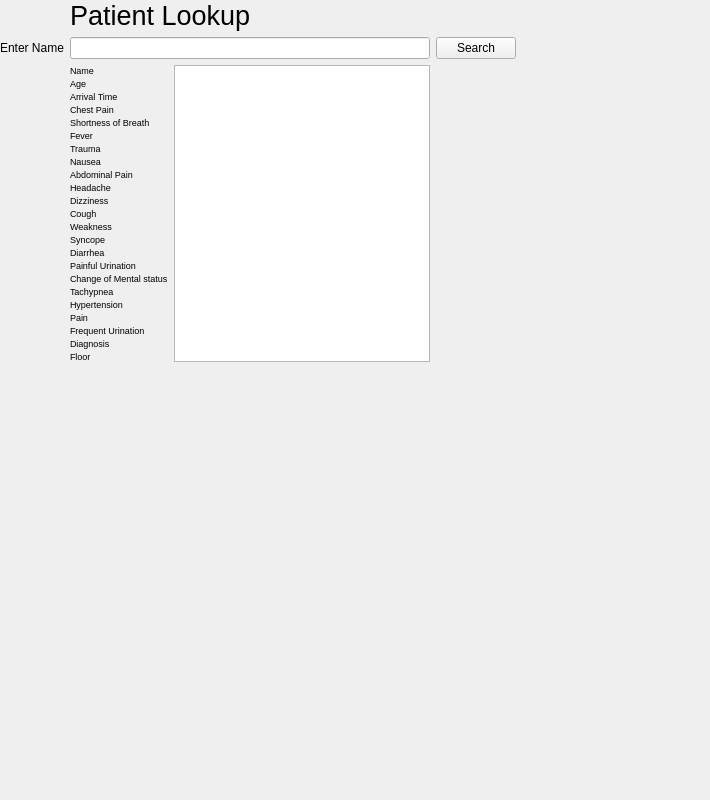
<?xml version="1.0" encoding="UTF-8"?>
<ui version="4.0">
 <class>Form</class>
 <widget class="QWidget" name="Form">
  <property name="geometry">
   <rect>
    <x>0</x>
    <y>0</y>
    <width>710</width>
    <height>800</height>
   </rect>
  </property>
  <property name="minimumSize">
   <size>
    <width>650</width>
    <height>800</height>
   </size>
  </property>
  <property name="windowTitle">
   <string>Form</string>
  </property>
  <widget class="QWidget" name="verticalLayoutWidget_2">
   <property name="geometry">
    <rect>
     <x>0</x>
     <y>0</y>
     <width>491</width>
     <height>631</height>
    </rect>
   </property>
   <layout class="QVBoxLayout" name="verticalLayout_3">
    <property name="sizeConstraint">
     <enum>QLayout::SetFixedSize</enum>
    </property>
    <item>
     <layout class="QGridLayout" name="gridLayout">
      <item row="1" column="0">
       <widget class="QLabel" name="label_2">
        <property name="text">
         <string>Enter Name</string>
        </property>
       </widget>
      </item>
      <item row="2" column="1">
       <layout class="QHBoxLayout" name="horizontalLayout">
        <property name="sizeConstraint">
         <enum>QLayout::SetFixedSize</enum>
        </property>
        <property name="leftMargin">
         <number>0</number>
        </property>
        <item>
         <layout class="QVBoxLayout" name="verticalLayout">
          <property name="spacing">
           <number>2</number>
          </property>
          <property name="sizeConstraint">
           <enum>QLayout::SetFixedSize</enum>
          </property>
          <item>
           <widget class="QLabel" name="label_5">
            <property name="font">
             <font>
              <pointsize>7</pointsize>
             </font>
            </property>
            <property name="text">
             <string>Name</string>
            </property>
           </widget>
          </item>
          <item>
           <widget class="QLabel" name="label_4">
            <property name="font">
             <font>
              <pointsize>7</pointsize>
             </font>
            </property>
            <property name="text">
             <string>Age</string>
            </property>
           </widget>
          </item>
          <item>
           <widget class="QLabel" name="label_6">
            <property name="font">
             <font>
              <pointsize>7</pointsize>
             </font>
            </property>
            <property name="text">
             <string>Arrival Time</string>
            </property>
           </widget>
          </item>
          <item>
           <widget class="QLabel" name="label_7">
            <property name="font">
             <font>
              <pointsize>7</pointsize>
             </font>
            </property>
            <property name="text">
             <string>Chest Pain</string>
            </property>
           </widget>
          </item>
          <item>
           <widget class="QLabel" name="label_8">
            <property name="font">
             <font>
              <pointsize>7</pointsize>
             </font>
            </property>
            <property name="text">
             <string>Shortness of Breath</string>
            </property>
           </widget>
          </item>
          <item>
           <widget class="QLabel" name="label_12">
            <property name="font">
             <font>
              <pointsize>7</pointsize>
             </font>
            </property>
            <property name="text">
             <string>Fever</string>
            </property>
           </widget>
          </item>
          <item>
           <widget class="QLabel" name="label_17">
            <property name="font">
             <font>
              <pointsize>7</pointsize>
             </font>
            </property>
            <property name="text">
             <string>Trauma</string>
            </property>
           </widget>
          </item>
          <item>
           <widget class="QLabel" name="label_16">
            <property name="font">
             <font>
              <pointsize>7</pointsize>
             </font>
            </property>
            <property name="text">
             <string>Nausea</string>
            </property>
           </widget>
          </item>
          <item>
           <widget class="QLabel" name="label_23">
            <property name="font">
             <font>
              <pointsize>7</pointsize>
             </font>
            </property>
            <property name="text">
             <string>Abdominal Pain</string>
            </property>
           </widget>
          </item>
          <item>
           <widget class="QLabel" name="label_15">
            <property name="font">
             <font>
              <pointsize>7</pointsize>
             </font>
            </property>
            <property name="text">
             <string>Headache</string>
            </property>
           </widget>
          </item>
          <item>
           <widget class="QLabel" name="label_22">
            <property name="font">
             <font>
              <pointsize>7</pointsize>
             </font>
            </property>
            <property name="text">
             <string>Dizziness</string>
            </property>
           </widget>
          </item>
          <item>
           <widget class="QLabel" name="label_21">
            <property name="font">
             <font>
              <pointsize>7</pointsize>
             </font>
            </property>
            <property name="text">
             <string>Cough</string>
            </property>
           </widget>
          </item>
          <item>
           <widget class="QLabel" name="label_13">
            <property name="font">
             <font>
              <pointsize>7</pointsize>
             </font>
            </property>
            <property name="text">
             <string>Weakness</string>
            </property>
           </widget>
          </item>
          <item>
           <widget class="QLabel" name="label_20">
            <property name="font">
             <font>
              <pointsize>7</pointsize>
             </font>
            </property>
            <property name="text">
             <string>Syncope</string>
            </property>
           </widget>
          </item>
          <item>
           <widget class="QLabel" name="label_19">
            <property name="font">
             <font>
              <pointsize>7</pointsize>
             </font>
            </property>
            <property name="text">
             <string>Diarrhea</string>
            </property>
           </widget>
          </item>
          <item>
           <widget class="QLabel" name="label_14">
            <property name="font">
             <font>
              <pointsize>7</pointsize>
             </font>
            </property>
            <property name="text">
             <string>Painful Urination</string>
            </property>
           </widget>
          </item>
          <item>
           <widget class="QLabel" name="label_18">
            <property name="font">
             <font>
              <pointsize>7</pointsize>
             </font>
            </property>
            <property name="text">
             <string>Change of Mental status</string>
            </property>
           </widget>
          </item>
          <item>
           <widget class="QLabel" name="label_10">
            <property name="font">
             <font>
              <pointsize>7</pointsize>
             </font>
            </property>
            <property name="text">
             <string>Tachypnea</string>
            </property>
           </widget>
          </item>
          <item>
           <widget class="QLabel" name="label_11">
            <property name="font">
             <font>
              <pointsize>7</pointsize>
             </font>
            </property>
            <property name="text">
             <string>Hypertension</string>
            </property>
           </widget>
          </item>
          <item>
           <widget class="QLabel" name="label_9">
            <property name="font">
             <font>
              <pointsize>7</pointsize>
             </font>
            </property>
            <property name="text">
             <string>Pain</string>
            </property>
           </widget>
          </item>
          <item>
           <widget class="QLabel" name="label_3">
            <property name="font">
             <font>
              <pointsize>7</pointsize>
             </font>
            </property>
            <property name="text">
             <string>Frequent Urination</string>
            </property>
           </widget>
          </item>
          <item>
           <widget class="QLabel" name="label_24">
            <property name="font">
             <font>
              <pointsize>7</pointsize>
             </font>
            </property>
            <property name="text">
             <string>Diagnosis</string>
            </property>
           </widget>
          </item>
          <item>
           <widget class="QLabel" name="label_25">
            <property name="font">
             <font>
              <pointsize>7</pointsize>
             </font>
            </property>
            <property name="text">
             <string>Floor</string>
            </property>
           </widget>
          </item>
         </layout>
        </item>
        <item>
         <widget class="QListWidget" name="data">
          <property name="font">
           <font>
            <pointsize>7</pointsize>
           </font>
          </property>
          <property name="autoScrollMargin">
           <number>7</number>
          </property>
          <property name="spacing">
           <number>0</number>
          </property>
         </widget>
        </item>
       </layout>
      </item>
      <item row="1" column="2">
       <widget class="QPushButton" name="search">
        <property name="text">
         <string>Search</string>
        </property>
       </widget>
      </item>
      <item row="1" column="1">
       <widget class="QLineEdit" name="enter_name"/>
      </item>
      <item row="0" column="1" colspan="2">
       <widget class="QLabel" name="label">
        <property name="font">
         <font>
          <pointsize>20</pointsize>
         </font>
        </property>
        <property name="text">
         <string>Patient Lookup</string>
        </property>
       </widget>
      </item>
     </layout>
    </item>
   </layout>
  </widget>
 </widget>
 <resources/>
 <connections/>
</ui>
